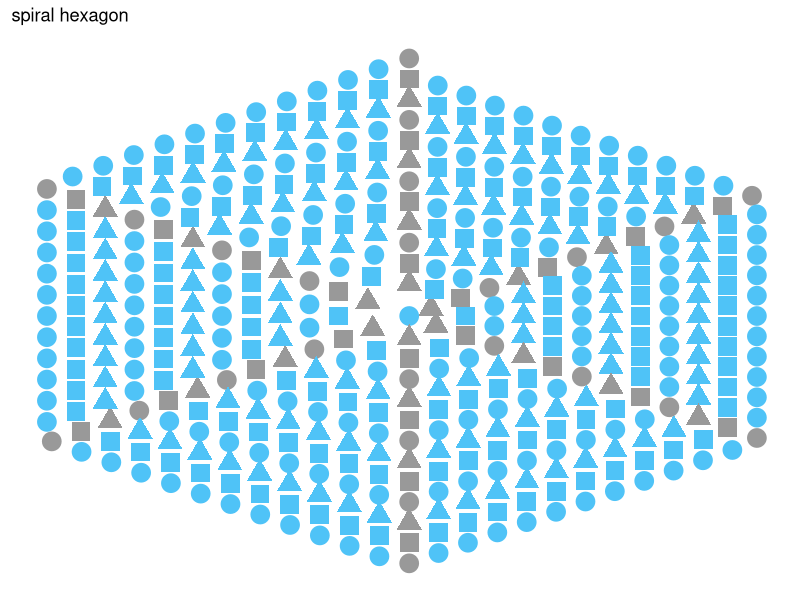

Here is the R script that generated this plot: (Note: this script raises an error after producing the figure.)
library(ggplot2)
library(dplyr)


crochet_theme <- theme(panel.grid = element_blank(), 
                       panel.background = element_rect(fill = "white"),
                       axis.text = element_blank(), 
                       axis.ticks = element_blank(), 
                       axis.title = element_blank(),
                       legend.position = "none")

##THIS ONE IS GOOD
hex_points1 <- function(n, distance = 0.5) {
  sides <- 6
  t <- distance * .75
  r <- t * (sqrt(3) / 2)
  x <- c(0)
  y <- c(0)
  rnd <- c(0)
  pos <- c(0)
  for(i in 1:n) {
    rnd <- c(rnd, rep(i, i*sides))
    pos <- c(pos, 1:(i*sides))
    for(j in 1:sides) {
      xx <- c(0, r, r, 0, -(r), -(r), 0)
      yy <- c(t, (t / 2), -(t / 2), -(t), -(t / 2), (t / 2), t)
      newx <- seq(xx[j], xx[j+1], length.out = i+1)
      newy <- seq(yy[j], yy[j+1], length.out = i+1)
      x <- c(x, newx[-1])
      y <- c(y, newy[-1])
      t <- t + distance / sides
      r <- t * (sqrt(3) / 2)
    }
  }
  stitch <- 0:(length(x)-1)
  return(data.frame(cbind(stitch, x, y, rnd, pos)))
}


##just x and y
hex_points0 <- function(n, distance = 0.5) {
  sides <- 6
  t <- distance
  r <- t * (sqrt(3) / 2)
  x <- c(0)
  y <- c(0)
  for(i in 1:n) {
    for(j in 1:sides) {
      xx <- c(0, r, r, 0, -(r), -(r), 0)
      yy <- c(t, (t / 2), -(t / 2), -(t), -(t / 2), (t / 2), t)
      newx <- seq(xx[j], xx[j+1], length.out = i+1)
      newy <- seq(yy[j], yy[j+1], length.out = i+1)
      x <- c(x, newx[-1])
      y <- c(y, newy[-1])
      t <- t + distance / sides
      r <- t * (sqrt(3) / 2)
    }
  }
  return(data.frame(cbind(x, y)))
}

newhex1 <- hex_points1(12)

newhex00 <- newhex1 %>%
  mutate(inc = ifelse(pos %% rnd == 0 & rnd > 0, 1, 0))

newhex00$rnd <- factor(newhex00$rnd)
newhex00$inc <- factor(newhex00$inc)
newhex00$pos <- factor(newhex00$pos)

cbPalette0 <- c("#4FC3F7", "#999999", "#C2185B")
cbPalette <- rep(cbPalette0, 7)
rndShapes0 <- c(19, 17, 15)
rndShapes <- rep(rndShapes0, 5)

ggplot(newhex00, aes(x = x, y = y, col = inc, shape = rnd)) + 
  geom_point(size = 6) + scale_colour_manual(values=cbPalette) +
  scale_shape_manual(values=rndShapes) +
  crochet_theme + 
  ggtitle("spiral hexagon")





#add other columns to spiral circle
spiral01 <- cbind(spiral00, rnd = newhex00$rnd, pos = newhex00$pos,
                  inc = newhex00$inc)

ggplot(spiral01, aes(x = x, y = y, shape = inc)) + 
  geom_point(size = 7) + 
  crochet_theme 

?count
count(newhex00, c("rnd", "pos"))

rnd_count <- newhex00 %>%
  count(rnd) %>%
  arrange(desc(n))
rnd_count$n


rnd_count %>%
  mutate(share = n / sum(n),
         rnd = reorder(rnd, share))
?reorder

# Creating a bar plot from `bb_count`
bb_count %>%
  slice(1:20) %>%
  mutate(share = n / sum(n),
         chord = reorder(chord, share)) %>%
  ggplot(aes(x = chord, y = share, fill = chord)) +
  geom_col() +
  coord_flip() +
  xlab("Chord") +
  ylab("Share of total chords") 



## part 2: HEXAGON BUGGALOO
##NO SPIRAL - NESTED HEXAGONS
hex_points2 <- function(n, distance = 0.5) {
  sides <- 6
  t <- 0.1
  r <- t * (sqrt(3) / 2)
  x <- c(0)
  y <- c(0)
  rnd <- c(0)
  pos <- c(0)
  hexion <- c(0)
  for(i in 1:n) {
    rnd <- c(rnd, rep(i, i*sides))
    pos <- c(pos, 1:(i*sides))
    for(j in 1:sides) {
      xx <- c(0, r, r, 0, -(r), -(r), 0)
      yy <- c(t, (t / 2), -(t / 2), -(t), -(t / 2), (t / 2), t)
      newx <- seq(xx[j], xx[j+1], length.out = i+1)
      newy <- seq(yy[j], yy[j+1], length.out = i+1)
      hexion <- c(hexion, rep(j, (i * sides / 6)))
      x <- c(x, newx[-1])
      y <- c(y, newy[-1])
    }
    t <- t + distance / sides
    r <- t * (sqrt(3) / 2)
  }
  stitch <- 0:(length(x)-1)
  return(data.frame(cbind(stitch, x, y, rnd, pos, hexion)))
}


hexes <- hex_points2(12)
newhex2 <- hexes %>%
  mutate(rnd2 = ifelse(rnd %% 2 == 0, 1, 0.8))

newhex2$rnd <- factor(newhex2$rnd)

newhex2$pos <- factor(newhex2$pos)
newhex2$hexion <- factor(newhex2$hexion)
#newhex2$rnd2 <- factor(newhex2$rnd2)

hexPalette0 <- c( "#8ffb65", "#ff55f8", "#428789")
hexPalette <- c("black", rep(hexPalette0, 2))
ggplot(newhex2, aes(x = x, y = y, col = hexion, alpha = rnd2)) + 
  geom_point(size = 9) + scale_colour_manual(values=hexPalette) +
  crochet_theme  + 
  scale_alpha(range = c(0.5, 1.0))


##new patternz
hex_points3 <- function(n, distance = 0.5) {
  sides <- 6
  t <- 0.1
  r <- t * (sqrt(3) / 2)
  x <- c(0)
  y <- c(0)
  rnd <- c(0)
  pos <- c(0)
  hexion <- c(0)
  for(i in 1:n) {
    rnd <- c(rnd, rep(i, i*sides))
    pos <- c(pos, 1:(i*sides))
    new_rnd <- i %% 3
    if(new_rnd == 0) {
      col_order <- c(1, 2, 3)
    } else if(new_rnd == 1) {
      col_order <- c(2, 3, 1)
    } else if(new_rnd == 2) {
      col_order <- c(3, 1, 2)
    }
    col_order <- rep(col_order, times = 2)
    new_hexion <- rep(col_order, each = i)
    hexion <- c(hexion, new_hexion[-1], new_hexion[1])
    for(j in 1:sides) {
      xx <- c(0, r, r, 0, -(r), -(r), 0)
      yy <- c(t, (t / 2), -(t / 2), -(t), -(t / 2), (t / 2), t)
      newx <- seq(xx[j], xx[j+1], length.out = i+1)
      newy <- seq(yy[j], yy[j+1], length.out = i+1)
      x <- c(x, newx[-1])
      y <- c(y, newy[-1])
    }
    t <- t + distance / sides
    r <- t * (sqrt(3) / 2)
  }
  stitch <- 0:(length(x)-1)
  return(data.frame(cbind(stitch, x, y, rnd, pos, hexion)))
  #return(hexion)
}


hexes <- hex_points3(12)
newhex2 <- hexes %>%
  mutate(rnd2 = ifelse(rnd %% 2 == 0, 1, 0.8))

newhex2$rnd <- factor(newhex2$rnd)

newhex2$pos <- factor(newhex2$pos)
newhex2$hexion <- factor(newhex2$hexion)
#newhex2$rnd2 <- factor(newhex2$rnd2)

hexPalette0 <- c( "#8ffb65", "#ff55f8", "#428789")

hexPalette <- c("black", rep(hexPalette0, 2))
hexPalette0NY <- c("#D5DBDB", "#33BBFF", "#FFA533")
hexPaletteNY <- c("black", rep(hexPalette0NY, 2))

ggplot(newhex2, aes(x = x, y = y, col = hexion)) + 
  geom_point(size = 10) + scale_colour_manual(values=hexPaletteNY) +
  crochet_theme  

ord <- c(1, 2, 3)
rep(ord, each = 3)
